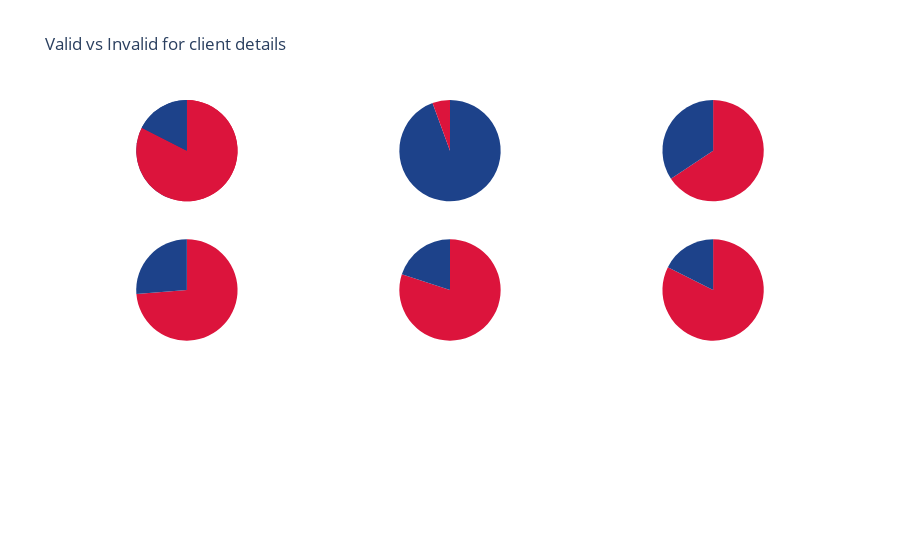

The code cell stored with this chart in its notebook:
### Code cell
from plotly.subplots import make_subplots

labels = ['1st', '2nd', '3rd', '4th', '5th', '6th', '7th']

# Define color sets of paintings
# colors = ['rgb(29,66,138)', 'rgb(96, 135, 215)']
colors = ['rgb(29,66,138)', 'crimson']


# Create subplots, using 'domain' type for pie charts
specs = [[{'type':'domain'}, {'type':'domain'}, {'type':'domain'}], 
        [{'type':'domain'}, {'type':'domain'}, {'type':'domain'}],
        [{'type':'domain'}, {'type':'domain'}, {'type':'domain'}]
        ]

fig = make_subplots(rows=3, cols=3, specs=specs)

# Define pie charts
fig.add_trace(go.Pie(labels=labels, values=[valid_ids, invalid_ids], name='ID',
                     marker_colors=colors), 1, 1)
fig.add_trace(go.Pie(labels=labels, values=[valid_pins, invalid_pins], name='PIN',
                     marker_colors=colors), 1, 2)
fig.add_trace(go.Pie(labels=labels, values=[valid_emails,  invalid_emails], name='Email',
                     marker_colors=colors), 1, 3)
fig.add_trace(go.Pie(labels=labels, values=[valid_tel, invalid_tel], name='Telephone',
                     marker_colors=colors), 2, 1)
fig.add_trace(go.Pie(labels=labels, values=[valid_sms, invalid_sms], name='SMS',
                     marker_colors=colors), 2, 2)
fig.add_trace(go.Pie(labels=labels, values=[valid_DOBs, invalid_DOBs], name='Date of Birth',
                     marker_colors=colors), 2, 3)
fig.add_trace(go.Pie(labels=labels, values=[valid_age, invalid_age], name='Age',
                     marker_colors=colors), 1, 1)

# Tune layout and hover info
fig.update_traces(hoverinfo='label+percent+name', textinfo='none')
fig.update(layout_title_text='Valid vs Invalid for client details',
           layout_showlegend=False)

fig = go.Figure(fig)
fig.show()

### Figure 1 — Plotly figure (JSON) as saved in the notebook; plotly's stock layout.template omitted (floating-point values rounded to 4 significant figures)
{"data": [{"domain": {"x": [0, 0.2889], "y": [0.7333, 1]}, "hoverinfo": "label+percent+name", "labels": ["1st", "2nd", "3rd", "4th", "5th", "6th", "7th"], "marker": {"colors": ["rgb(29,66,138)", "crimson"]}, "name": "ID", "textinfo": "none", "type": "pie", "values": [53765, 65022]}, {"domain": {"x": [0.3556, 0.6444], "y": [0.7333, 1]}, "hoverinfo": "label+percent+name", "labels": ["1st", "2nd", "3rd", "4th", "5th", "6th", "7th"], "marker": {"colors": ["rgb(29,66,138)", "crimson"]}, "name": "PIN", "textinfo": "none", "type": "pie", "values": [112128, 6659]}, {"domain": {"x": [0.7111, 1], "y": [0.7333, 1]}, "hoverinfo": "label+percent+name", "labels": ["1st", "2nd", "3rd", "4th", "5th", "6th", "7th"], "marker": {"colors": ["rgb(29,66,138)", "crimson"]}, "name": "Email", "textinfo": "none", "type": "pie", "values": [40794, 77993]}, {"domain": {"x": [0, 0.2889], "y": [0.3667, 0.6333]}, "hoverinfo": "label+percent+name", "labels": ["1st", "2nd", "3rd", "4th", "5th", "6th", "7th"], "marker": {"colors": ["rgb(29,66,138)", "crimson"]}, "name": "Telephone", "textinfo": "none", "type": "pie", "values": [31207, 87580]}, {"domain": {"x": [0.3556, 0.6444], "y": [0.3667, 0.6333]}, "hoverinfo": "label+percent+name", "labels": ["1st", "2nd", "3rd", "4th", "5th", "6th", "7th"], "marker": {"colors": ["rgb(29,66,138)", "crimson"]}, "name": "SMS", "textinfo": "none", "type": "pie", "values": [23725, 95062]}, {"domain": {"x": [0.7111, 1], "y": [0.3667, 0.6333]}, "hoverinfo": "label+percent+name", "labels": ["1st", "2nd", "3rd", "4th", "5th", "6th", "7th"], "marker": {"colors": ["rgb(29,66,138)", "crimson"]}, "name": "Date of Birth", "textinfo": "none", "type": "pie", "values": [20888, 97899]}, {"domain": {"x": [0, 0.2889], "y": [0.7333, 1]}, "hoverinfo": "label+percent+name", "labels": ["1st", "2nd", "3rd", "4th", "5th", "6th", "7th"], "marker": {"colors": ["rgb(29,66,138)", "crimson"]}, "name": "Age", "textinfo": "none", "type": "pie", "values": [20807, 97980]}], "layout": {"showlegend": false, "title": {"text": "Valid vs Invalid for client details"}}}
